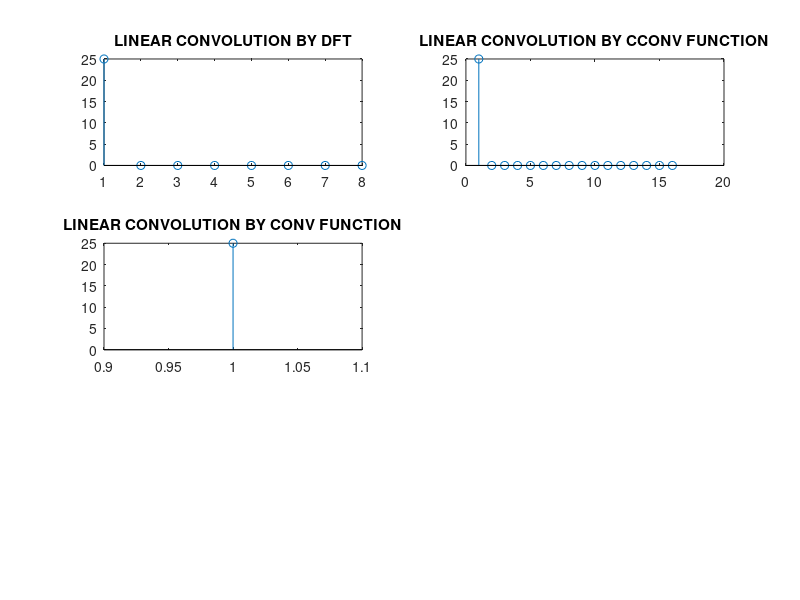

MATLAB code to generate this figure:
clc;
close all;
clear all;
x1=input('Enter 1st sequence');
x2=input('Enter 2nd sequence');
N=8;
p=length(x1);
q=length(x2);
y=p+q-1;
x1=[x1,zeros(1,y-p)]
x2=[x2,zeros(1,y-q)]
X3=fft(x1,N);
disp(X3)
%linear convolution by DFT IDFT
X4=fft(x2,N);
disp(X4)
X5=X3.*X4;
z=ifft(X5);
disp(X5)
subplot(3,2,1);
stem(z);
title('LINEAR CONVOLUTION BY DFT');
hold on;
%By inbuilt function
Q=cconv(x1,x2,2*N);
disp(Q)
R=conv(x1,x2);
disp(R)
subplot(3,2,2)
stem(Q)
title('LINEAR CONVOLUTION BY CCONV FUNCTION')
subplot(3,2,3)
stem(R)
title('LINEAR CONVOLUTION BY CONV FUNCTION')
hold on;


